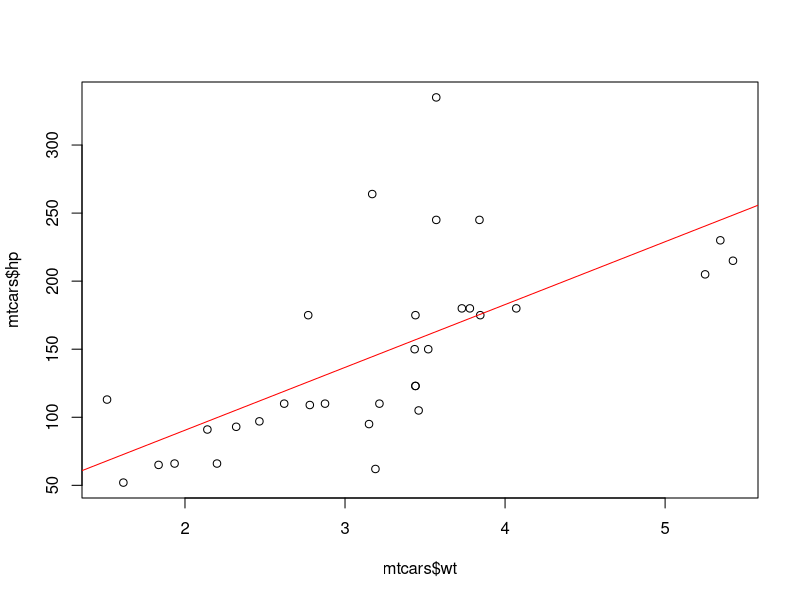
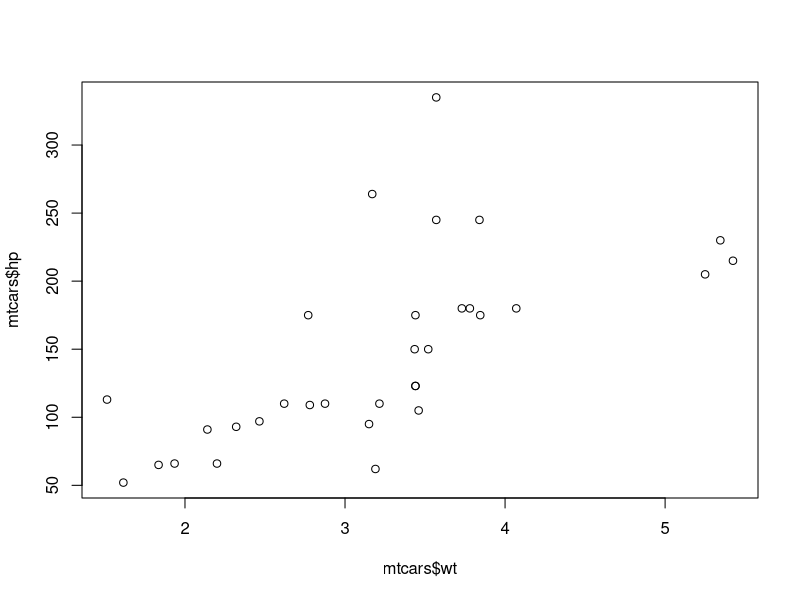
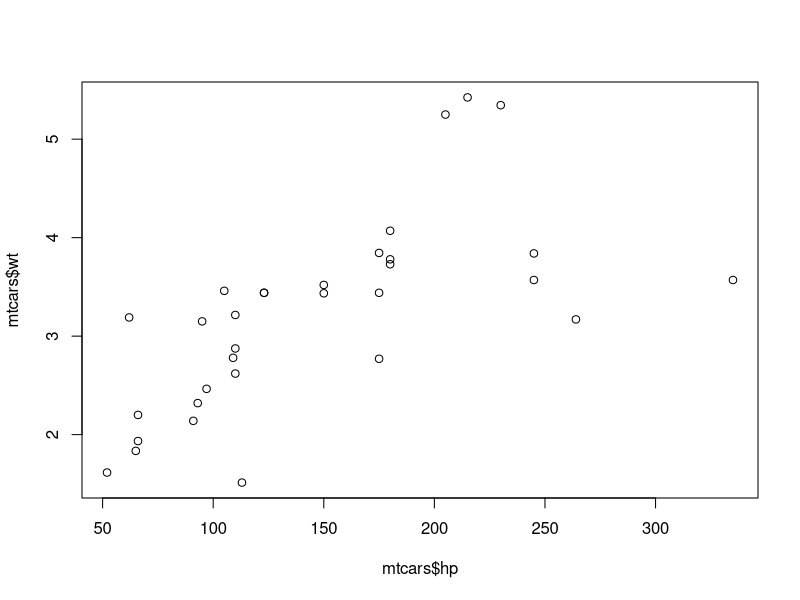

Recreate these plots in R, in order. (Note: this script raises an error after producing the figures.)
## ---- chunk 1
summary(mtcars$hp)
## ---- chunk 2
plot(mtcars$wt, mtcars$hp)
abline(lm(hp ~ wt, mtcars), col = 'red')
## ---- chunk 3
plot(mtcars$wt, mtcars$hp)
plot(mtcars$hp, mtcars$wt)
## ---- chunk 4
head(iris)
## ---- chunk 5
xtable::xtable(head(iris))
## ---- chunk 6
knitr::kable(head(iris))
## ---- chunk 7
library(knitr)
opts_chunk$set(
   fig.width  = 8,
   fig.height = 8,
   dpi        = 300,
   fig.path   = 'plots/foobar',
   echo       = FALSE,
   warning    = FALSE,
   message    = FALSE)
## ---- chunk 8
lsb_release -a
